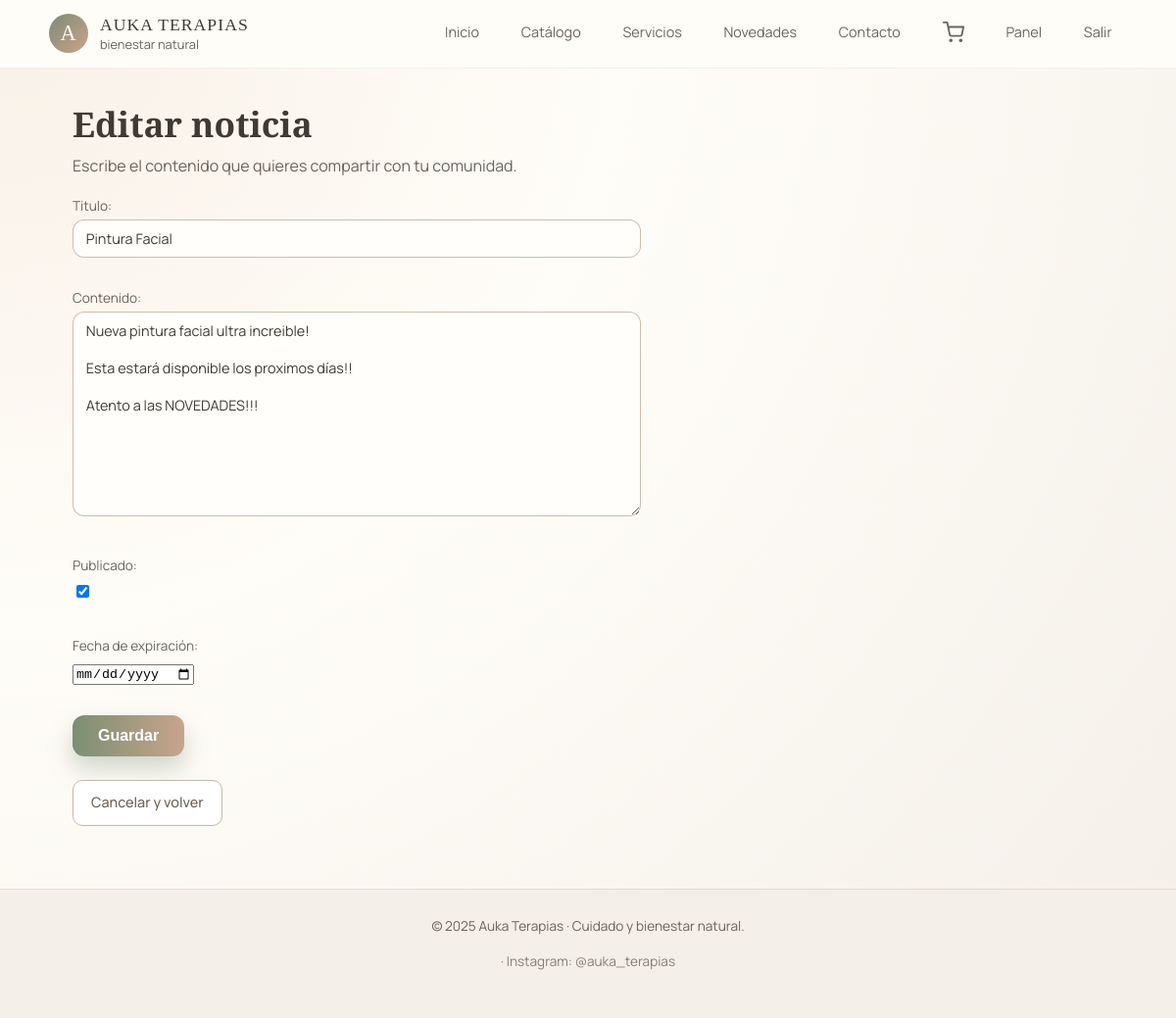
/novedades/4/editar/ (signed in), run on the app's committed database.
### novedades/models.py (models this page shows, shortened)
class NewsItem(models.Model):
    titulo = models.CharField(max_length=100)
    contenido = models.TextField()
    creado_en = models.DateTimeField(auto_now_add=True)
    actualizado_en = models.DateTimeField(auto_now=True)
    publicado = models.BooleanField(default=True)
    fecha_expiracion = models.DateField(null=True, blank=True, verbose_name="Fecha de expiración")
    class Meta:
        verbose_name = 'Noticia'
        verbose_name_plural = 'Noticias'
        ordering = ['-creado_en']

### novedades/views.py (the view)
# urls.py: path('<int:pk>/editar/', views.news_update, name='actualizar_novedades'),
@login_required
@user_passes_test(es_staff)
def news_update(request, pk):
    noticia = get_object_or_404(NewsItem, pk=pk)
    if request.method == 'POST':
        form = NewsItemForm(request.POST, request.FILES, instance=noticia)
        if form.is_valid():
            form.save()
            return redirect('novedades:novedades_detalles', pk=noticia.pk)
    else:
        form = NewsItemForm(instance=noticia)
    return render(request, 'novedades/novedades_formulario.html', {'form': form, 'accion': 'Editar'})

### novedades/forms.py
class NewsItemForm(forms.ModelForm):
    class Meta:
        model = NewsItem
        fields = ['titulo', 'contenido', 'publicado', 'fecha_expiracion']
        widgets = {
            'fecha_expiracion': forms.DateInput(attrs={'type': 'date', 'class': 'form-control'}),
        }

### carrito/context_processors.py (called while the page is built)
def contador_carrito(request):
    cart = request.session.get('cart', {})
    total_items = sum(cart.values())
    return {'total_items': total_items}

### novedades/views.py (called while the page is built)
def es_staff(user):
    return user.is_staff

### novedades/templates/novedades/novedades_formulario.html (shortened to what this page needs)
{% extends 'core/base.html' %}
{% block content %}
<h1>{{ accion }} noticia</h1>
<p>Escribe el contenido que quieres compartir con tu comunidad.</p>
<form method="post">
    {{ form.as_p }}
    <button type="submit" class="btn btn-primary">Guardar</button>
</form>
<p>
    <a href="{% url 'novedades:novedades_lista' %}" class="btn btn-ghost">
        Cancelar y volver
    </a>
</p>
{% endblock %}

### static/css/styles.css (style rules this page uses)
:root { --color-bg: #FFFDF8; --color-bg-soft: #F4EFE8; --color-bg-card: #FFFFFF; --color-primary: #7A8C76; --color-primary-soft: #A9B7A0; --color-accent: #CFA28A; --color-text: #3F3A33; --color-text-soft: #6B635A; --shadow-soft: 0 18px 38px rgba(0, 0, 0, 0.07); --radius-lg: 18px; }
*, *::before, *::after { box-sizing: border-box; }
body { margin: 0; padding: 0; font-family: "Manrope", system-ui, -apple-system, BlinkMacSystemFont, sans-serif; color: var(--color-text); background: radial-gradient(circle at top left, #F8F0E7, #FFFDF8 40%, #F4EFE8 100%); }
h1, h2, h3, h4 { font-family: "Playfair Display", serif; color: var(--color-text); margin-top: 0; }
h1 { font-size: 2.2rem; margin-bottom: 0.4rem; }
p { line-height: 1.7; color: var(--color-text-soft); margin-top: 0; }
a { color: var(--color-primary); text-decoration: none; }
.btn { display: inline-flex; align-items: center; justify-content: center; border-radius: 999px; padding: 0.6rem 1.4rem; font-size: 0.9rem; border: none; cursor: pointer; text-decoration: none; transition: transform 0.13s ease, box-shadow 0.13s ease, background 0.13s ease; font-weight: 500; }
.btn-primary { background: linear-gradient(135deg, var(--color-primary), var(--color-accent)); color: #FFFDF8; box-shadow: 0 12px 24px rgba(122, 140, 118, 0.35); }
.btn-ghost { border: 1px solid rgba(122, 140, 118, 0.35); background: rgba(255, 253, 248, 0.8); color: var(--color-text); }
form { margin: 1rem 0 1.5rem; display: flex; flex-direction: column; gap: 0.9rem; max-width: 580px; }
label { font-size: 0.85rem; color: var(--color-text-soft); margin-bottom: 0.1rem; display: block; }
input[type="text"], input[type="email"], input[type="number"], select, textarea { width: 100%; border-radius: 12px; border: 1px solid rgba(187, 164, 138, 0.7); padding: 0.55rem 0.8rem; background: #FFFEFB; font-family: inherit; font-size: 0.9rem; color: var(--color-text); }
textarea { resize: vertical; min-height: 120px; }
button[type="submit"] { align-self: flex-start; }
.btn-primary { background: linear-gradient(90deg, #7a8f72, #c8a48c); border: none; padding: 12px 26px; font-size: 16px; font-weight: bold; border-radius: 12px; color: white; cursor: pointer; transition: 0.2s ease; }
.btn-ghost { padding: 10px 18px; border-radius: 10px; border: 1px solid #c4b9a8; color: #6e6257; background: white; transition: .2s; }

### data on the page
NewsItem: titulo "Pintura Facial", contenido "Nueva pintura facial ultra increible! Esta estará disponible los proximos días!! Atento a las NOVEDADES!!!", publicado "☑"

### other printed values
{{ accion }} "Editar"
